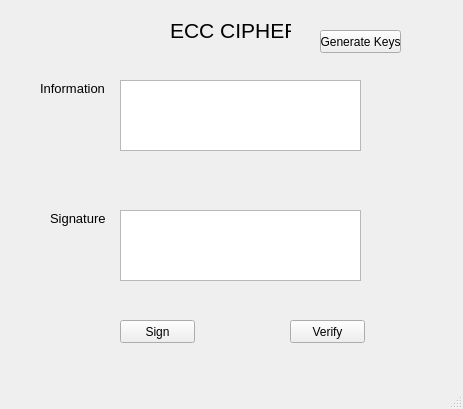
<?xml version="1.0" encoding="UTF-8"?>
<ui version="4.0">
 <class>MainWindow</class>
 <widget class="QMainWindow" name="MainWindow">
  <property name="geometry">
   <rect>
    <x>0</x>
    <y>0</y>
    <width>463</width>
    <height>409</height>
   </rect>
  </property>
  <property name="windowTitle">
   <string>MainWindow</string>
  </property>
  <widget class="QWidget" name="centralwidget">
   <widget class="QPushButton" name="btn_gen_keys">
    <property name="geometry">
     <rect>
      <x>320</x>
      <y>30</y>
      <width>81</width>
      <height>23</height>
     </rect>
    </property>
    <property name="text">
     <string>Generate Keys</string>
    </property>
   </widget>
   <widget class="QLabel" name="label_4">
    <property name="geometry">
     <rect>
      <x>40</x>
      <y>80</y>
      <width>71</width>
      <height>16</height>
     </rect>
    </property>
    <property name="font">
     <font>
      <pointsize>10</pointsize>
     </font>
    </property>
    <property name="text">
     <string>Information</string>
    </property>
   </widget>
   <widget class="QPlainTextEdit" name="txt_info">
    <property name="geometry">
     <rect>
      <x>120</x>
      <y>80</y>
      <width>241</width>
      <height>71</height>
     </rect>
    </property>
   </widget>
   <widget class="QLabel" name="label">
    <property name="geometry">
     <rect>
      <x>170</x>
      <y>20</y>
      <width>121</width>
      <height>21</height>
     </rect>
    </property>
    <property name="font">
     <font>
      <pointsize>16</pointsize>
     </font>
    </property>
    <property name="text">
     <string>ECC CIPHER</string>
    </property>
   </widget>
   <widget class="QPushButton" name="btn_sign">
    <property name="geometry">
     <rect>
      <x>120</x>
      <y>320</y>
      <width>75</width>
      <height>23</height>
     </rect>
    </property>
    <property name="text">
     <string>Sign</string>
    </property>
   </widget>
   <widget class="QPushButton" name="btn_verify">
    <property name="geometry">
     <rect>
      <x>290</x>
      <y>320</y>
      <width>75</width>
      <height>23</height>
     </rect>
    </property>
    <property name="text">
     <string>Verify</string>
    </property>
   </widget>
   <widget class="QLabel" name="label_5">
    <property name="geometry">
     <rect>
      <x>50</x>
      <y>210</y>
      <width>61</width>
      <height>16</height>
     </rect>
    </property>
    <property name="font">
     <font>
      <pointsize>10</pointsize>
     </font>
    </property>
    <property name="text">
     <string>Signature</string>
    </property>
   </widget>
   <widget class="QPlainTextEdit" name="txt_sign">
    <property name="geometry">
     <rect>
      <x>120</x>
      <y>210</y>
      <width>241</width>
      <height>71</height>
     </rect>
    </property>
   </widget>
  </widget>
  <widget class="QMenuBar" name="menubar">
   <property name="geometry">
    <rect>
     <x>0</x>
     <y>0</y>
     <width>463</width>
     <height>21</height>
    </rect>
   </property>
  </widget>
  <widget class="QStatusBar" name="statusbar"/>
 </widget>
 <resources/>
 <connections/>
</ui>
